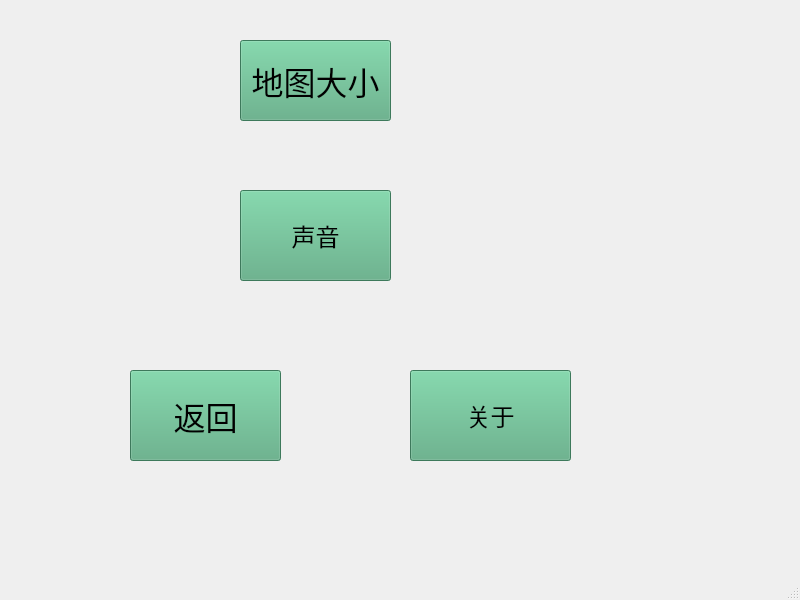
<?xml version="1.0" encoding="UTF-8"?>
<ui version="4.0">
 <class>settingWindow</class>
 <widget class="QMainWindow" name="settingWindow">
  <property name="geometry">
   <rect>
    <x>0</x>
    <y>0</y>
    <width>800</width>
    <height>600</height>
   </rect>
  </property>
  <property name="font">
   <font>
    <pointsize>24</pointsize>
   </font>
  </property>
  <property name="windowTitle">
   <string>Setting</string>
  </property>
  <widget class="QWidget" name="centralwidget">
   <widget class="QPushButton" name="btu1">
    <property name="geometry">
     <rect>
      <x>130</x>
      <y>370</y>
      <width>151</width>
      <height>91</height>
     </rect>
    </property>
    <property name="styleSheet">
     <string notr="true">QWidget {
    /* 分层背景：图片在下，渐变在上 */
    background-image: url(:/res/1.jpg),
                     qradialgradient(spread:repeat,
                                    cx:0.5, cy:0.5, radius:0.077,
                                    fx:0.5, fy:0.5,
                                    stop:0 rgba(0, 169, 255, 58),
                                    stop:0.5 rgba(0, 0, 0, 58),
                                    stop:1 rgba(0, 169, 255, 58));
    
    /* 背景混合模式 */
    background-blend-mode: overlay;
    
    /* 备用背景色 */
    background-color: rgb(85, 170, 127);
    
    /* 字体设置 */
    font: 18pt &quot;Microsoft PhagsPa&quot;;
}</string>
    </property>
    <property name="text">
     <string>返回</string>
    </property>
   </widget>
   <widget class="QPushButton" name="btu2">
    <property name="geometry">
     <rect>
      <x>240</x>
      <y>190</y>
      <width>151</width>
      <height>91</height>
     </rect>
    </property>
    <property name="font">
     <font>
      <family>Microsoft PhagsPa</family>
      <pointsize>18</pointsize>
      <italic>false</italic>
      <bold>false</bold>
     </font>
    </property>
    <property name="styleSheet">
     <string notr="true">QWidget {
    /* 分层背景：图片在下，渐变在上 */
    background-image: url(:/res/1.jpg),
                     qradialgradient(spread:repeat,
                                    cx:0.5, cy:0.5, radius:0.077,
                                    fx:0.5, fy:0.5,
                                    stop:0 rgba(0, 169, 255, 58),
                                    stop:0.5 rgba(0, 0, 0, 58),
                                    stop:1 rgba(0, 169, 255, 58));
    
    /* 背景混合模式 */
    background-blend-mode: overlay;
    
    /* 备用背景色 */
    background-color: rgb(85, 170, 127);
    
    /* 字体设置 */
    font: 18pt &quot;Microsoft PhagsPa&quot;;
}</string>
    </property>
    <property name="text">
     <string>声音</string>
    </property>
    <property name="checkable">
     <bool>true</bool>
    </property>
   </widget>
   <widget class="QPushButton" name="btu4">
    <property name="geometry">
     <rect>
      <x>240</x>
      <y>40</y>
      <width>151</width>
      <height>81</height>
     </rect>
    </property>
    <property name="styleSheet">
     <string notr="true">QWidget {
    /* 分层背景：图片在下，渐变在上 */
    background-image: url(:/res/1.jpg),
                     qradialgradient(spread:repeat,
                                    cx:0.5, cy:0.5, radius:0.077,
                                    fx:0.5, fy:0.5,
                                    stop:0 rgba(0, 169, 255, 58),
                                    stop:0.5 rgba(0, 0, 0, 58),
                                    stop:1 rgba(0, 169, 255, 58));
    
    /* 背景混合模式 */
    background-blend-mode: overlay;
    
    /* 备用背景色 */
    background-color: rgb(85, 170, 127);
    
    /* 字体设置 */
    font: 18pt &quot;Microsoft PhagsPa&quot;;
}</string>
    </property>
    <property name="text">
     <string>地图大小</string>
    </property>
   </widget>
   <widget class="QPushButton" name="btu3">
    <property name="geometry">
     <rect>
      <x>410</x>
      <y>370</y>
      <width>161</width>
      <height>91</height>
     </rect>
    </property>
    <property name="font">
     <font>
      <family>Microsoft PhagsPa</family>
      <pointsize>18</pointsize>
      <italic>false</italic>
      <bold>false</bold>
     </font>
    </property>
    <property name="styleSheet">
     <string notr="true">QWidget {
    /* 分层背景：图片在下，渐变在上 */
    background-image: url(:/res/1.jpg),
                     qradialgradient(spread:repeat,
                                    cx:0.5, cy:0.5, radius:0.077,
                                    fx:0.5, fy:0.5,
                                    stop:0 rgba(0, 169, 255, 58),
                                    stop:0.5 rgba(0, 0, 0, 58),
                                    stop:1 rgba(0, 169, 255, 58));
    
    /* 背景混合模式 */
    background-blend-mode: overlay;
    
    /* 备用背景色 */
    background-color: rgb(85, 170, 127);
    
    /* 字体设置 */
    font: 18pt &quot;Microsoft PhagsPa&quot;;
}</string>
    </property>
    <property name="text">
     <string>关于</string>
    </property>
   </widget>
  </widget>
  <widget class="QMenuBar" name="menubar">
   <property name="geometry">
    <rect>
     <x>0</x>
     <y>0</y>
     <width>800</width>
     <height>36</height>
    </rect>
   </property>
  </widget>
  <widget class="QStatusBar" name="statusbar"/>
 </widget>
 <resources/>
 <connections/>
</ui>
